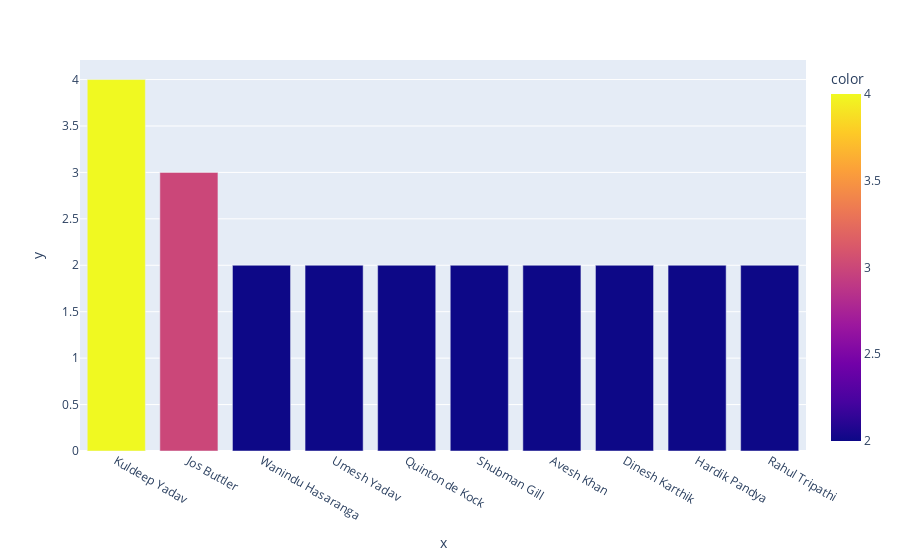

Notebook source saved alongside this figure:
### Code cell
px.bar(x=count.index, y=count.values, color=count.values)

### Figure 1 — Plotly figure (JSON) as saved in the notebook; plotly's stock layout.template omitted (floating-point values rounded to 4 significant figures)
{"data": [{"hovertemplate": "x=%{x}<br>y=%{y}<br>color=%{marker.color}<extra></extra>", "legendgroup": "", "marker": {"color": [4, 3, 2, 2, 2, 2, 2, 2, 2, 2], "coloraxis": "coloraxis", "pattern": {"shape": ""}}, "name": "", "orientation": "v", "showlegend": false, "textposition": "auto", "type": "bar", "x": ["Kuldeep Yadav", "Jos Buttler", "Wanindu Hasaranga", "Umesh Yadav", "Quinton de Kock", "Shubman Gill", "Avesh Khan", "Dinesh Karthik", "Hardik Pandya", "Rahul Tripathi"], "xaxis": "x", "y": [4, 3, 2, 2, 2, 2, 2, 2, 2, 2], "yaxis": "y"}], "layout": {"barmode": "relative", "coloraxis": {"colorbar": {"title": {"text": "color"}}, "colorscale": [[0, "#0d0887"], [0.1111, "#46039f"], [0.2222, "#7201a8"], [0.3333, "#9c179e"], [0.4444, "#bd3786"], [0.5556, "#d8576b"], [0.6667, "#ed7953"], [0.7778, "#fb9f3a"], [0.8889, "#fdca26"], [1, "#f0f921"]]}, "legend": {"tracegroupgap": 0}, "margin": {"t": 60}, "xaxis": {"anchor": "y", "domain": [0, 1], "title": {"text": "x"}}, "yaxis": {"anchor": "x", "domain": [0, 1], "title": {"text": "y"}}}}
